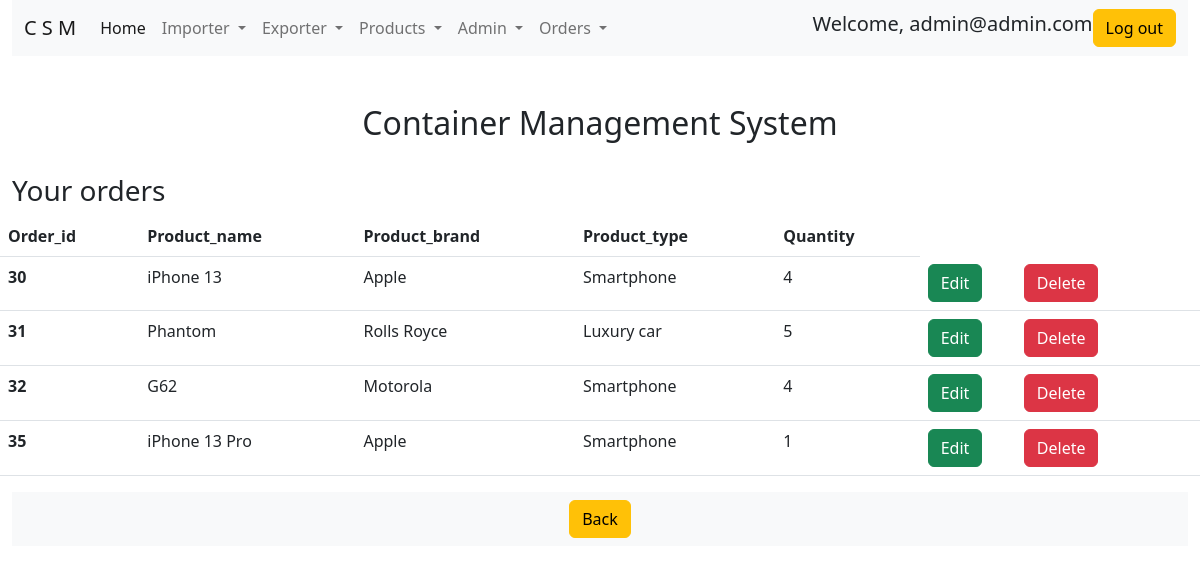
/myorders.php (signed in), run on the app's committed database.
### tables this page shows
CREATE TABLE `users` (
  `user_id` bigint(20) NOT NULL,
  `user_name` varchar(30) NOT NULL,
  `password` varchar(100) NOT NULL,
  `user_company` varchar(30) NOT NULL,
  `account_type` varchar(255) NOT NULL,
  `address` varchar(10000) NOT NULL,
  `status` varchar(100) NOT NULL,
  `contact_number` int(10) NOT NULL
);

CREATE TABLE `orders` (
  `order_id` bigint(20) NOT NULL,
  `user_id` bigint(255) NOT NULL,
  `product_id` bigint(255) NOT NULL,
  `product_name` varchar(255) NOT NULL,
  `product_brand` varchar(255) NOT NULL,
  `product_type` varchar(255) NOT NULL,
  `quantity` bigint(255) NOT NULL,
  `exporter_id` bigint(20) NOT NULL,
  `exporter_name` varchar(100) NOT NULL,
  `warehouseId` bigint(20) NOT NULL
);

### functions.php (called while the page is built, shortened)
<?php
function check_login($con)
{
    if(isset($_SESSION['user_name']))
    {
        $user_name = $_SESSION['user_name'];
        $query = "select * from users where user_name = '$user_name' limit 1";
        $result = mysqli_query($con,$query);
        if($result && mysqli_num_rows($result) > 0)
        {
            $user_data = mysqli_fetch_assoc($result);
            return $user_data;
        }
    }
    die;
}

### myorders.php (the view, shortened to what this page needs)
<?php
include("connection.php");
include("functions.php");
$user_data = check_login($con);
$user_id = $user_data['user_id'];
if($_SERVER['REQUEST_METHOD'] == "GET")
{
        $query = "select * from orders where user_id = '{$user_id}'";
        $result = mysqli_query($con, $query);
        if($result)
        {
            if($result && mysqli_num_rows($result) > 0)
            {
                $orders_data = mysqli_fetch_all($result);
            }
        }
    else{
        echo "problem in getting data";
    }
}
?>
<!doctype html>
<html lang="en">
  <head>
    <link href="https://cdn.jsdelivr.net/npm/bootstrap@5.2.1/dist/css/bootstrap.min.css" rel="stylesheet">
  </head>
  <body>
    <div class="container-fluid">
    <nav class="navbar navbar-expand-lg bg-light">
        <div class="container-fluid">
            <a class="navbar-brand" href="#">C S M</a>
            <div class="collapse navbar-collapse" id="navbarScroll">
            <ul class="navbar-nav me-auto my-2 my-lg-0 navbar-nav-scroll" style="--bs-scroll-height: 100px;">
                <li class="nav-item">
                <a class="nav-link active" aria-current="page" href="index.php">Home</a>
                </li>
                <li class="nav-item dropdown">
                    <a class="nav-link dropdown-toggle" href="#" role="button" data-bs-toggle="dropdown" aria-expanded="false">
                        Importer
                    </a>
                </li>
                <li class="nav-item dropdown">
                    <a class="nav-link dropdown-toggle" href="#" role="button" data-bs-toggle="dropdown" aria-expanded="false">
                        Exporter
                    </a>
                </li>
                <li class="nav-item dropdown">
                    <a class="nav-link dropdown-toggle" href="#" role="button" data-bs-toggle="dropdown" aria-expanded="false">
                        Products
                    </a>
                    <li class="nav-item dropdown">
                    <a class="nav-link dropdown-toggle" href="#" role="button" data-bs-toggle="dropdown" aria-expanded="false">
                        Admin
                    </a>
                </li>
                <li class="nav-item dropdown">
                    <a class="nav-link dropdown-toggle" href="#" role="button" data-bs-toggle="dropdown" aria-expanded="false">
                        Orders
                    </a>
                </li>
                </li>
            </ul>
                <span class="align-middle mr-2">
                    <h1 class="display-4 fs-5 text-center ">Welcome, <?php echo $user_data['user_name']; ?> </h1>
                </span>
                <a href="logout.php">
                    <button class="btn btn-warning  ml-2" type="submit">Log out</button>
                </a>
            </div>
        </div>
    </nav>
    <div class="row justify-content-center mt-5">
        <div class="col-6">
            <h1 class="display-4 fs-2 text-center"><b>Container Management System</b></h1>
        </div>
    </div>
      <div class="row mt-4">
          <h1 class="display-4 fs-3 "><b>Your orders</b></h1>
          <table class="table">
            <thead>
                <tr>
                <th scope="col">Order_id</th>
                <th scope="col">Product_name</th>
                <th scope="col">Product_brand</th>
                <th scope="col">Product_type</th>
                <th scope="col">Quantity</th>
                </tr>
            </thead>
            <tbody>
            <?php for ($row = 0; $row < count($orders_data); $row++) {?>
              <tr>
                <th scope="row"><?php echo $orders_data[$row][0] ?></th>
                <td><?php echo $orders_data[$row][3] ?></td>
                <td><?php echo $orders_data[$row][4] ?></td>
                <td><?php echo $orders_data[$row][5] ?></td>
                <td><?php echo $orders_data[$row][6] ?></td>
                <td>
                  <div class="row">
                    <div class="col-4">
                    <form action= "edit_order.php" method = "post">
                        <button type="submit" class="btn btn-success">
                          Edit
                        </button>
                    </form>
                    </div>
                    <div class="col-4">
                    <form action= "myorders.php" method = "post">
                      <button type="submit" class="btn btn-danger">
                        Delete
                      </button>
                    </form>
                    </div>
                  </div>
                </td>
              </tr>
              <?php } ?>
            </tbody>
          </table>
      </div>
      <footer class="footer">
        <div class=" text-center bg-light">
          <a href="index.php">
              <button class="btn btn-warning  m-2" type="button">Back</button>
          </a>
        </div>
      </footer>
  </body>
</html>

### data on the page
users: user_name "admin@admin.com"
orders: order_id "30", product_name "iPhone 13", product_brand "Apple", product_type "Smartphone", quantity "4"
orders: order_id "31", product_name "Phantom", product_brand "Rolls Royce", product_type "Luxury car", quantity "5"
orders: order_id "32", product_name "G62", product_brand "Motorola", product_type "Smartphone", quantity "4"
orders: order_id "35", product_name "iPhone 13 Pro", product_brand "Apple", product_type "Smartphone", quantity "1"
